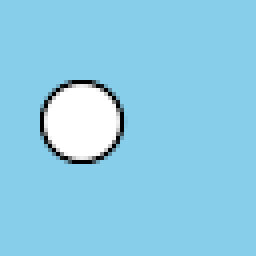
#> input picture study_guide/11-MC_in_DWT_domain/moving_circle_000.png, 64 x 64 px (shown 4 times larger); its folder holds 4 pictures in this run
$ jupyter execute --allow-errors iLL_shift_invariance.ipynb   (shell and % lines are left out)
#> lines starting #> are read from the running program, lines starting #| are printed output that depends on the picture
### study_guide/11-MC_in_DWT_domain/io_stuff.py
# Common stuff and routines

import numpy as np
import cv2
import matplotlib.pyplot as plt
import matplotlib.image as mpimg

# [5 lines left out: function normalize, not called in this run]

def load_img(prefix):
#> called with prefix = 'moving_circle_000'
    img = cv2.imread(f"{prefix}.png", cv2.IMREAD_UNCHANGED)
#> img is the input picture: shape (64, 64, 3) uint16; mean B, G, R 59686.5, 52877.9, 36208.7
    img = cv2.cvtColor(img, cv2.COLOR_BGR2RGB)
    img = np.array(img)
    img = img.astype(np.float32) - 32768.0
#> call 2 of load_img, with prefix = 'moving_circle_001'
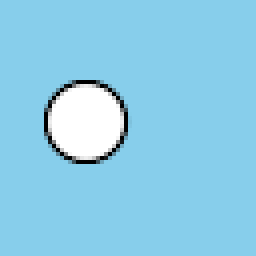
#> input picture study_guide/11-MC_in_DWT_domain/moving_circle_001.png, 64 x 64 px (shown 4 times larger)
#> in load_img, img is the input picture: shape (64, 64, 3) uint16; mean B, G, R 59686.5, 52877.9, 36208.7
    return img

# [6 lines left out: function show_img, not called in this run]

def show_seq(prefix="/tmp/", frames=5):
    for i in range(frames):
        show_img(f"{prefix}{i:03d}")

# [18 lines left out: functions show_motion, write_img, not called in this run]

### study_guide/11-MC_in_DWT_domain/color.py
import numpy as np

def RGB_to_YCoCg(RGB_frame):
    R, G, B = RGB_frame[:,:,0], RGB_frame[:,:,1], RGB_frame[:,:,2]
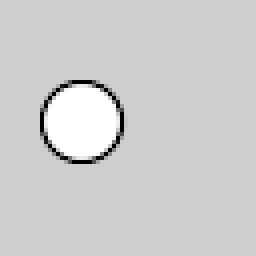
#> G: shape (64, 64) float32 (shown 4 times larger); min -32768, max 32767, mean 20109.9; drawn with min black and max white
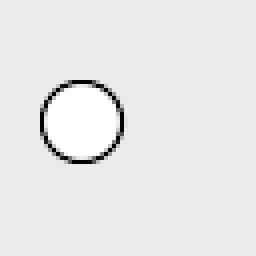
#> B: shape (64, 64) float32 (shown 4 times larger); min -32768, max 32767, mean 26918.5; drawn with min black and max white
    YCoCg_frame = np.empty_like(RGB_frame)
    YCoCg_frame[:,:,0] =  R/4 + G/2 + B/4
    YCoCg_frame[:,:,1] =  R/2       - B/2
    YCoCg_frame[:,:,2] = -R/4 + G/2 - B/4
    return YCoCg_frame

### study_guide/11-MC_in_DWT_domain/iLL_shift_invariance.ipynb
# Shift-invariance in the [L] subband

[cell 1]
import numpy as np
import cv2
import matplotlib.pyplot as plt
import matplotlib.image as mimg
import pywt
from io_stuff import *
from color import *

### Create the three images
With a circle of diameter 10 that moves from coordinate (30, 20), (30, 21), and (30, 22). (row, column)

### Load the images

[cell 2]
prefix = "moving_circle_"
frame_0 = load_img(prefix + "000")
frame_1 = load_img(prefix + "001")
#> (the rest of this cell did not finish here and is left out)

### Work only with luma

[cell 3]
frame_0_Y = RGB_to_YCoCg(frame_0)[:,:,0]
frame_1_Y = RGB_to_YCoCg(frame_1)[:,:,0]
#> in RGB_to_YCoCg (call 2), `R, G, B = RGB_frame[:,:,0], RGB_frame[:,:,1], RGB_frame[:,:,2]`:
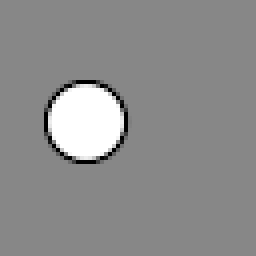
#> R: shape (64, 64) float32 (shown 4 times larger); min -32768, max 32767, mean 3440.7; drawn with min black and max white
#> in RGB_to_YCoCg (call 2), `R, G, B = RGB_frame[:,:,0], RGB_frame[:,:,1], RGB_frame[:,:,2]`:
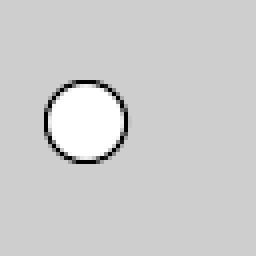
#> G: shape (64, 64) float32 (shown 4 times larger); min -32768, max 32767, mean 20109.9; drawn with min black and max white
#> in RGB_to_YCoCg (call 2), `R, G, B = RGB_frame[:,:,0], RGB_frame[:,:,1], RGB_frame[:,:,2]`:
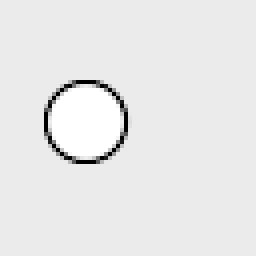
#> B: shape (64, 64) float32 (shown 4 times larger); min -32768, max 32767, mean 26918.5; drawn with min black and max white
#> in RGB_to_YCoCg (call 2), `YCoCg_frame[:,:,0] =  R/4 + G/2 + B/4`: YCoCg_frame: shape (64, 64, 3) float32; 0.02% of the values are NaN or infinite; the others: min -1.1e+34, max 8.61e+37, mean 7e+33
#> in RGB_to_YCoCg (call 2), `YCoCg_frame[:,:,1] =  R/2       - B/2`: YCoCg_frame: shape (64, 64, 3) float32; 0.01% of the values are NaN or infinite; the others: min -1.56e+26, max 1.41e+30, mean 1.15e+26
#> in RGB_to_YCoCg (call 2), `YCoCg_frame[:,:,2] = -R/4 + G/2 - B/4`:
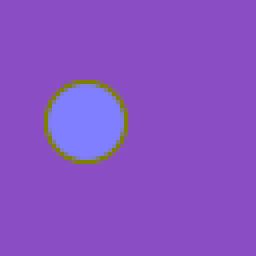
#> YCoCg_frame: shape (64, 64, 3) float32 (shown 4 times larger); mean of channels 0, 1, 2 17644.9, -11738.4, 2465.1; drawn with min black and max white
#> (the rest of this cell did not finish here and is left out)

### 2D-DWT of the frames

[cell 4]
f0_haar_LL, (f0_haar_LH, f0_haar_HL, f0_haar_HH) = pywt.dwt2(frame_0_Y, 'haar')
f1_haar_LL, (f1_haar_LH, f1_haar_HL, f1_haar_HH) = pywt.dwt2(frame_1_Y, 'haar')
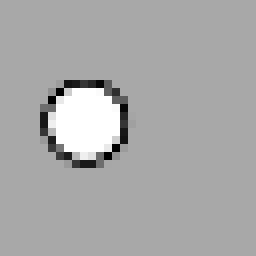
#> f1_haar_LL: shape (32, 32) float32 (shown 8 times larger); min -24416.2, max 65534, mean 35289.5; drawn with min black and max white
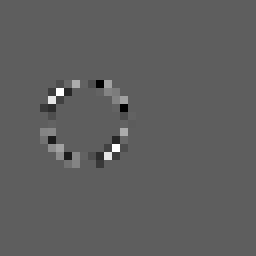
#> f1_haar_HH: shape (32, 32) float32 (shown 8 times larger); min -24601.4, max 41724.7, mean 139.7; drawn with min black and max white
#> (the rest of this cell did not finish here and is left out)

### Interpolation of the L subbands: the [L] subbands

[cell 5]
f0_haar_iL = pywt.idwt2([f0_haar_LL, (None, None, None)], 'haar')
f1_haar_iL = pywt.idwt2([f1_haar_LL, (None, None, None)], 'haar')
#> (the rest of this cell did not finish here and is left out)

[cell 6]
plt.figure(figsize=(10,10))
plt.title("Frame 0. Haar. [L]", fontsize=20)
plt.imshow(f0_haar_iL, cmap='gray')
plt.savefig('f0_haar_iL.png')
plt.show()

[cell 7]
plt.figure(figsize=(10,10))
plt.title("Frame 1. Haar. [L]", fontsize=20)
plt.imshow(f1_haar_iL, cmap='gray')
plt.savefig('f1_haar_iL.png')
plt.show()

[cell 8]
plt.figure(figsize=(10,10))
plt.title("Frame 2. Haar. [L]", fontsize=20)
#> (the rest of this cell did not finish here and is left out)

Notice that the subbands [L] of the frames 0 and 2 have the same coefficients, but this is not true for the frame 1.

[cell 9]
plt.title("Frames 0 and 1. Haar. [L]")
plt.plot(np.roll(f0_haar_iL[36, 0:40], 1), label="prediction")
plt.plot(f1_haar_iL[36, 0:40], linestyle=':', linewidth=4, label="predicted")
plt.legend()
plt.savefig("f0_1_haar_iL.svg")
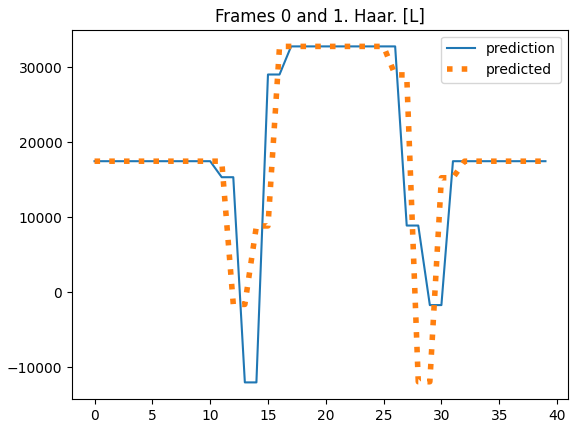
#> figure drawn by matplotlib, 1 panel; curve peaks at x = 17, y = 32767; curve peaks at x = 16, y = 32767
plt.show()
